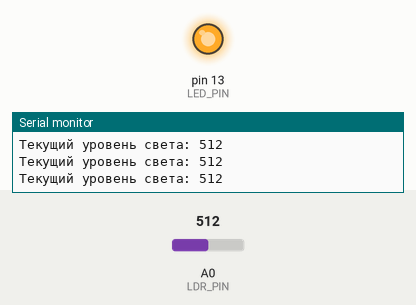
The program below on a simulated Arduino Nano, built with avr-gcc and run on an emulated ATmega328P. On the bench: output pins drawn as LEDs (lit = HIGH), the last lines printed to the serial monitor. The test bench sets the inputs (shaded band); at power-on: A0 (LDR_PIN) = 512.

Above: at 1.2 s.
1.3 s: A0 (LDR_PIN) set to 860
2.8 s: A0 (LDR_PIN) set to 885
At 3.5 s:
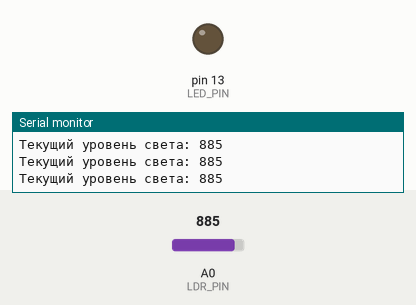
4.3 s: A0 (LDR_PIN) set to 862
At 5.0 s:
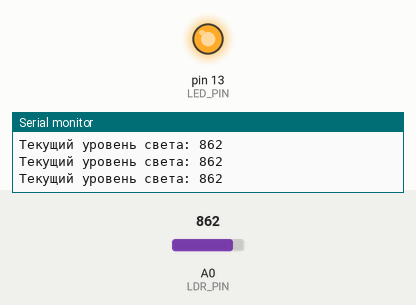
5.8 s: A0 (LDR_PIN) set to 880
At 6.5 s:
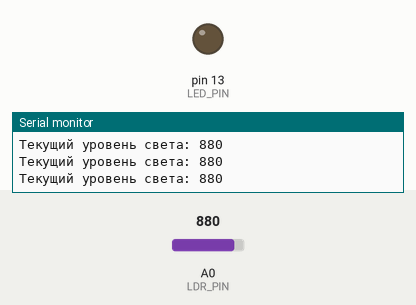
Timing chart, 0 to 8.3 s (numbered marks = the images above; inputs shaded):
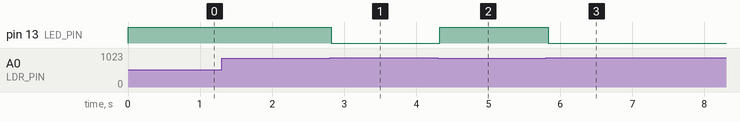

Measured:
- the behaviour switches between 872 and 873 on A0 (LDR_PIN) (found by bisection; images 0 and 1)
- after the input at 2.8 s, pin 13 (LED_PIN): HIGH → LOW at once
- after the input at 4.3 s, pin 13 (LED_PIN): LOW → HIGH at once
- after the input at 5.8 s, pin 13 (LED_PIN): HIGH → LOW at once

The program:

main.cpp
```cpp
#include <Arduino.h>

const int LDR_PIN = A0;   // Пин фоторезистора
const int LED_PIN = 13;   // Пин светодиода-ночника

// Пороговые значения освещенности (от 0 до 1023)
// Настраиваются индивидуально под вашу комнату!
//const int DARK_THRESHOLD = 300;  // Порог включения (стало темно) Данное значение мало (проверенно опытным путем)
//const int LIGHT_THRESHOLD = 400; // Порог выключения (стало светло) Данное значение мало (проверенно опытным путем)

// Учитываем, что при ладони значение падает до ~491, а на свету держится ~818
const int DARK_THRESHOLD = 870;  // Включаем свет, если значение упало ниже 871 (2.7 Вольта)
const int LIGHT_THRESHOLD = 872; // Выключаем свет, если значение поднялось выше 871 (3.4 Вольта)

bool isLightOn = false;   // Текущее состояние ночника

void setup() {
  pinMode(LED_PIN, OUTPUT);
  Serial.begin(9600); // Включаем монитор порта для калибровки датчика
}

void loop() {
  // Считываем значение с фоторезистора (0 - максимум темноты, 1023 - максимум света)
  int lightLevel = analogRead(LDR_PIN);

  // Выводим данные в Serial, чтобы видеть реальную освещенность комнаты
  Serial.print("Текущий уровень света: ");
  Serial.println(lightLevel);

  // Логика управления с гистерезисом (двумя порогами)
  if (lightLevel < DARK_THRESHOLD) {
    isLightOn = true;  // Если свет упал ниже порога темноты -> включаем ночник
  }
  else if (lightLevel > LIGHT_THRESHOLD) {
    isLightOn = false; // Если свет поднялся выше порога светлости -> выключаем
  }

  // Физически управляем светодиодом на основе флага
  if (isLightOn) {
    digitalWrite(LED_PIN, HIGH);
  } else {
    digitalWrite(LED_PIN, LOW);
  }

  delay(100); // Небольшая задержка, чтобы не спамить в Serial порт
}
```
